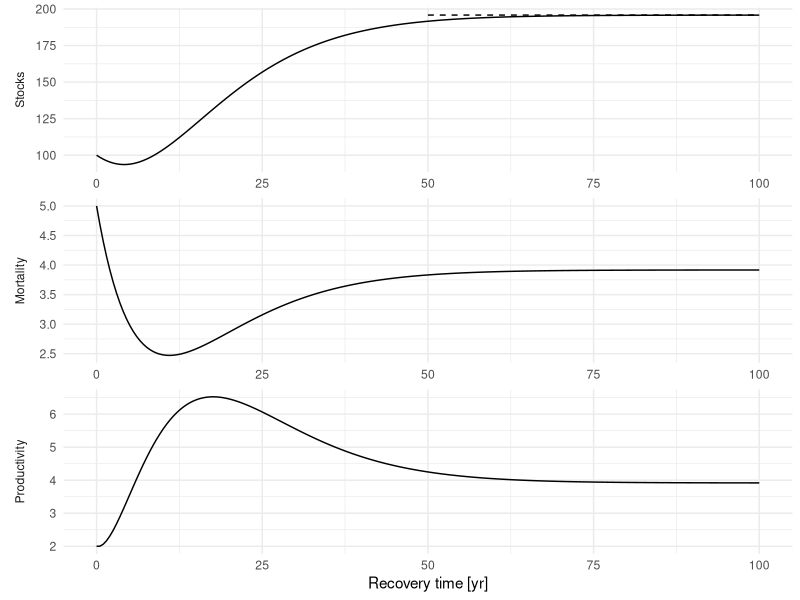

The R source for this figure:
## ---- chunk 1
#| message: false
#| warning: false
library(tidyverse)
## ---- chunk 2
#| message: false
#| warning: false
agb0 <- 100
tau <- 15
delta <- 4
alpha <- 3
lambda <- 0.2
omega <- 0.02

agbinf <- agb0 + exp(2) / 4 * delta * tau - alpha / lambda

stp <- function(time, delta, tau) {
  delta * (time / tau * exp(1 - time / tau))^2
}
stocks <- function(time, y0, delta, tau, lambda, alpha) {
  y0 + delta * tau * exp(2) / 4 -
    delta * exp((1 - time / tau) * 2) *
      (time^2 / (2 * tau) + time / 2 + tau / 4) -
    alpha / lambda * (1 - exp(-lambda * time))
}

facet_labs <- c(
  "agb" = "Stocks",
  "prod" = "Productivity",
  "mort" = "Mortality"
)
ann_segment <- data.frame(
  t = 50, tinf = 100, value = agbinf, name = "agb"
)

data.frame(t = seq(0, 100, length.out = 200)) |>
  mutate(
    prod = stp(t, delta, tau) +
      omega * stocks(t, agb0, delta, tau, lambda, alpha),
    mort = alpha * exp(-lambda * t) +
      omega * stocks(t, agb0, delta, tau, lambda, alpha),
    agb = stocks(t, agb0, delta, tau, lambda, alpha)
  ) |>
  pivot_longer(-t) |>
  ggplot(aes(t, value)) +
  geom_segment(data = ann_segment, aes(xend = tinf), lty = 2) +
  geom_line() +
  facet_wrap(~name,
    scales = "free", nrow = 3,
    labeller = labeller(name = facet_labs),
    strip.position = "left"
  ) +
  labs(x = "Recovery time [yr]", y = NULL) +
  theme_minimal() +
  theme(strip.placement = "outside")
